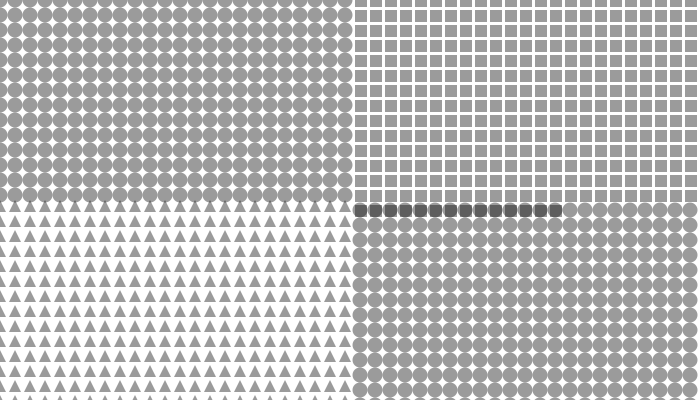
Frame 1 (no input)
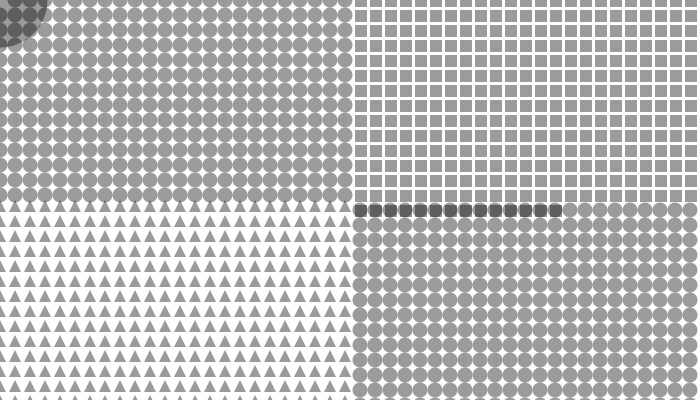
Frame 60 (the mouse pressed at the canvas centre just before this capture)
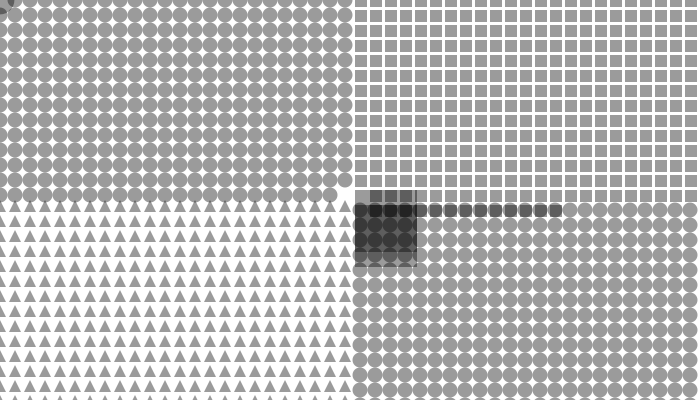
Frame 120 (the mouse held since frame 60 and released just before this capture)

The Processing sketch that drew these frames (run headless with seeded random() and noise(); from frame 60 on, the mouse is pressed at the canvas centre):

// Processing sketch: processing_35817
// ── processing_35817.pde

int amo = 336;

int[] xpos = new int[amo];
int[] ypos = new int[amo];
float[] csize = new float[amo];

int[] sxpos = new int[amo];
int[] sypos = new int[amo];
float[] ssize = new float[amo];

float[] tpoint1 = new float [amo];
float[] tpoint2 = new float [amo];
float[] tpoint3 = new float [amo];
float[] tpoint4 = new float [amo];
float[] tpoint5 = new float [amo];
float[] tpoint6 = new float [amo];

int[] xpos2 = new int[amo];
int[] ypos2 = new int[amo];
float[] csize2 = new float[amo];

void setup() { 
  //--------------CIRCLE-------------------
  size (700,400);  
  background (255);

  int i = 0;
  int x = 0;
  int y = 0;

  while (i < amo) {
    if(x >= 350) {
      x = 0;
      y = y + 15;
    }
    
    xpos[i] = 0 + x;
    ypos[i] = y;
    csize[i] = 15;
    
    x = x + 15;
    i = i + 1;
  }
  //--------------SQUARE---------------
    int a = 0;
    int sx = 355;
    int sy = -5;

  while (a < amo) {
    if(sx >= 700) {
      sx = 355;
      sy = sy + 15;
    }
    
    sxpos[a] = 0 + sx;
    sypos[a] = sy;
    ssize[a] = 12;
    
    sx = sx + 15;
    a = a + 1;
  }
  //------------TRIANGLE-----------------
     int t = 0;
    int tx = 0;
    int ty = 200;

  while (t < amo) {
    if(tx >= 350) {
      tx = 0;
      ty = ty + 15;
    }
    
    tpoint1[t] = 0 + tx;
    tpoint2[t] = ty;
    tpoint3[t] = 0 + tx - 6;
    tpoint4[t] = ty + 12;
    tpoint5[t] = 0 + tx + 6;
    tpoint6[t] = ty + 12;
    
    tx = tx + 15;
    t = t + 1;
}  
 //--------------CIRCLE-------------------
  size (700,400);  
  background (255);

  int i2 = 0;
  int x2 = 360;
  int y2 = 210;

  while (i2 < amo) {
    if(x2 >= 700) {
      x2 = 360;
      y2 = y2 + 15;
    }
    
    xpos2[i2] = 0 + x2;
    ypos2[i2] = y2;
    csize2[i2] = 15;
    
    x2 = x2 + 15;
    i2 = i2 + 1;
  }
}

void draw() {
  background(255);  
  fill(0,0,0,100);
  
  strokeWeight(2); 
//    stroke(0);
//    line(0,200,700,200);
//    line(350,0,350,400);
  
  //------------CIRCLE----------------
  noStroke();
  //Draws the graphic
  int j = 0;
  while (j < amo){
    ellipse(xpos[j],ypos[j], csize[j], csize[j]);
    j = j + 1;
  }
  
  //Checks size
  int i = 0;
  while (i < amo){
    
    float distance = dist(xpos[i], ypos[i], mouseX, mouseY);
    if(distance < csize[i]/2) {
      if(csize[i] <= 15) {
        csize[i] = csize[i] + 80;
      }
    } else {
      if(csize[i] > 15) {
        csize[i] = csize[i]*0.98;
      }
    }
    i = i + 1;
  }
  //----------------SQUARE--------------------
  
//  if (ssize < 13){
//  fill(0,0,0,100);}
//  
//  else{
//  fill(170,2,193,100);
// }
  
   //Draws the graphic
  int k = 0;
  while (k < amo){
    rect(sxpos[k],sypos[k], ssize[k], ssize[k]);
    k = k + 1;
  }
  
  //Checks size
  int a = 0;
  while (a < amo){
    
    float distance = dist(sxpos[a], sypos[a], mouseX, mouseY);
    if(distance < ssize[a]) {
      if(ssize[a] <= 13) {
        ssize[a] = ssize[a] + 50;
      }
    } else {
      if(ssize[a] > 13) {
        ssize[a] = ssize[a]*0.98;
      }
    }
    a = a + 1;
  }
  //-----------------TRIANGLE----------------
  fill(0,0,0,100);
     //Draws the graphic
  int tr = 0;
  while (tr < amo){
    triangle(tpoint1[tr],tpoint2[tr], tpoint3[tr], tpoint4[tr], tpoint5[tr], tpoint6[tr]);
    tr = tr + 1;
  }
  
  //Checks size
  int t = 0;
  int tsize = 6;
  while (t < amo){
    
    float distance = dist(tpoint1[t], tpoint2[t] + 6, mouseX, mouseY);
    if(distance < tsize) {
      if(tsize <= 6) {
      tpoint1[t] = tpoint1[t] + 20;
      tpoint3[t] = tpoint3[t] - 20;
        tpoint5[t] = tpoint5[t] + 20;
        tsize = tsize + 10;
        
      }
    } else {
      if(tsize > 6) {
         tpoint1[t] = tpoint1[t] - 20;
        tpoint3[t] = tpoint3[t]+20;
        tpoint5[t] = tpoint5[t]-20;
        tsize = tsize - 10;
      }
    }
    t = t + 1;
  }
    //------------CIRCLE----------------
  noStroke();
  //Draws the graphic
  int j2 = 0;
  while (j2 < amo){
    ellipse(xpos2[j2],ypos2[j2], csize2[j2], csize2[j2]);
    j2 = j2 + 1;
  }
  
  //Checks size
  int i2 = 0;
  while (i2 < amo){
    
    float distance = dist(xpos2[i2], ypos2[i2], mouseX, mouseY);
    if(distance < csize2[i2]/2) {
      if(csize2[i2] <= 15) {
        csize2[i2] = csize2[i2] + 80;
      }
    } else {
      if(csize2[i2] > 15) {
        csize2[i2] = csize2[i2]*0.98;
      }
    }
    i2 = i2 + 1;
  }
}

 

void mousePressed() { 
 //-------------CIRCLE---------------------- 
  int i = 0;
  while (i < amo){
    
    float distance = dist(xpos[i], ypos[i], mouseX, mouseY);
    if(distance < csize[i]/2) {
      csize[i] = 0;
    }
    i = i + 1;
  }
  //----------------SQUARE-----------------
    int a = 0;
  while (a < amo){
    
    float distance = dist(sxpos[a], sypos[a], mouseX, mouseY);
    if(distance < ssize[a]/2) {
      ssize[a] = 0;
    }
    a = a + 1;
  }

}

void mouseMoved() {  

} 
